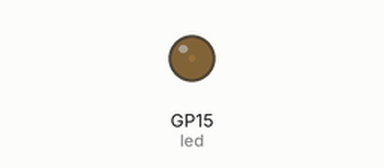
A program run on a simulated Raspberry Pi Pico running MicroPython. Parts: output pins drawn as LEDs (lit = HIGH).

Above: at 0.05 s.
At 0.65 s:
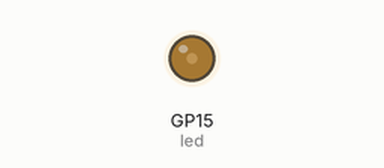
At 1.3 s:
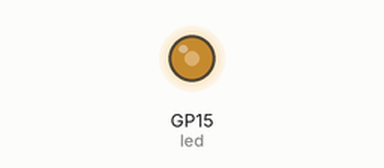
At 2.55 s:
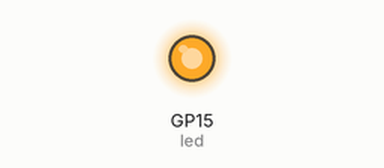
Timing chart, 0 to 5.9 s (numbered marks = the images above):
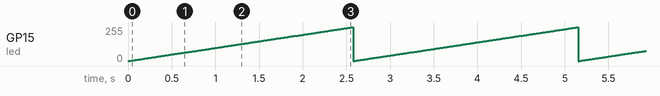

The program:

respirar.py
```python
from machine import Pin, PWM
from utime import sleep

led = PWM(Pin(15))
led.duty_u16(0)
led.freq(1000)

while True:
    for duty in range(0, 65535, 255):
        led.duty_u16(duty)
        sleep(0.01)

    for duty in range(0, 65535, -255):
        led.duty_u16(duty)
        sleep(0.01)
```

Measured:
- by itself, GP15 (led): ramps from 0/255 to 254/255 and jumps back, once every 2.6 s
